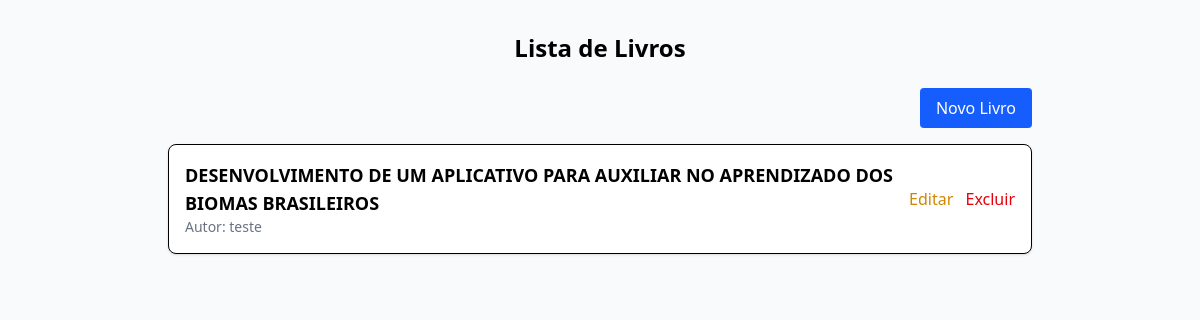
Screenshot of /livros/ with the database file from the repository.
### core/models.py (models this page shows, shortened)
class Livro(models.Model):
    titulo = models.CharField(max_length=200)
    autor = models.CharField(max_length=100)
    editora = models.CharField(max_length=100)
    isbn = models.CharField(max_length=20, unique=True)
    quantidade_disponivel = models.PositiveIntegerField()

### core/views.py (the view)
# urls.py: path('livros/', views.listar_livros, name='listar_livros'),
def listar_livros(request):
    livros = Livro.objects.all()
    return render(request, 'listar_livros.html', {'livros': livros})

### core/templates/listar_livros.html
{% extends 'base.html' %}
{% block content %}
<div class="max-w-4xl mx-auto px-4 py-8">
  <h1 class="text-2xl font-bold mb-6 text-center">Lista de Livros</h1>
  <div class="flex justify-end mb-4">
    <a href="{% url 'criar_livro' %}" class="bg-blue-600 text-white px-4 py-2 rounded hover:bg-blue-700">
      Novo Livro
    </a>
  </div>
  <ul class="space-y-4">
    {% for livro in livros %}
      <li class="bg-white border rounded-lg p-4 shadow-sm flex justify-between items-center">
        <div>
          <p class="text-lg font-semibold">{{ livro.titulo }}</p>
          <p class="text-gray-500 text-sm">Autor: {{ livro.autor }}</p>
        </div>
        <div class="space-x-2 min-w-max">
          <a href="{% url 'editar_livro' livro.id %}" class="text-yellow-600 hover:underline">Editar</a>
          <a href="{% url 'deletar_livro' livro.id %}" class="text-red-600 hover:underline">Excluir</a>
        </div>
      </li>
    {% empty %}
      <p class="text-center text-gray-500">Nenhum livro cadastrado.</p>
    {% endfor %}
  </ul>
</div>
{% endblock %}

### rows the page displays
Livro: titulo "DESENVOLVIMENTO DE UM APLICATIVO PARA AUXILIAR NO APRENDIZADO DOS BIOMAS BRASILEIROS", autor "teste"
